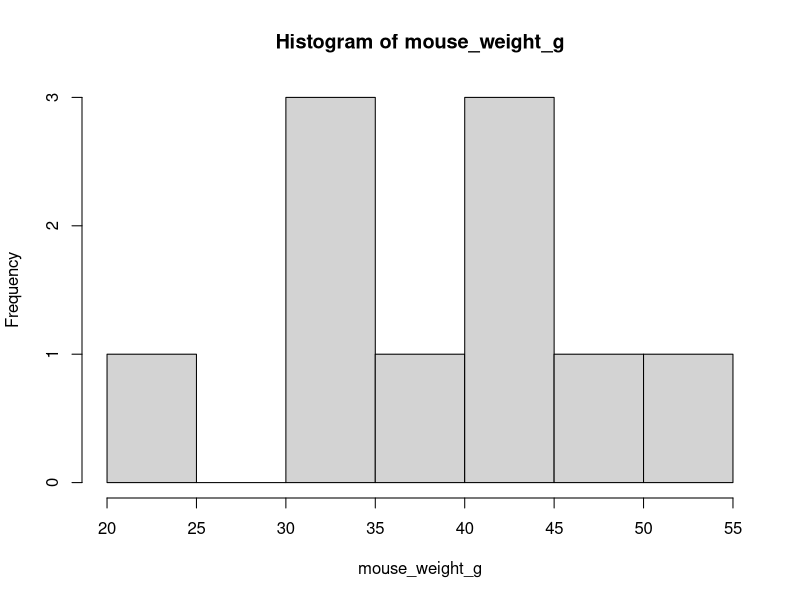

Write the R code that produced this figure.
## ---- chunk 1
mouse_weight_g <- c(50, 42, 33, 55, 39, 31, 44, 22, 41, 32)

#1. mean, median, standard deviation
mean_mouse_weight <- mean(mouse_weight_g)
median_mouse_weight <- median(mouse_weight_g)
sd_mouse_weight <- sd(mouse_weight_g)

mean_mouse_weight
median_mouse_weight
sd_mouse_weight

#2. Use logical operators.
# Recall the logical operators in R are:
## greater than >, less than <,
## greater than or equal to >=, less than or equal to >=
## equal to ==, not equal to !=

# Returns TRUE if the individual mouse weight is greater than the mean
mouse_weight_g > mean_mouse_weight

# If you want the values themselves
mouse_weight_g[mouse_weight_g > mean_mouse_weight]


#3. histogram
hist(mouse_weight_g)
